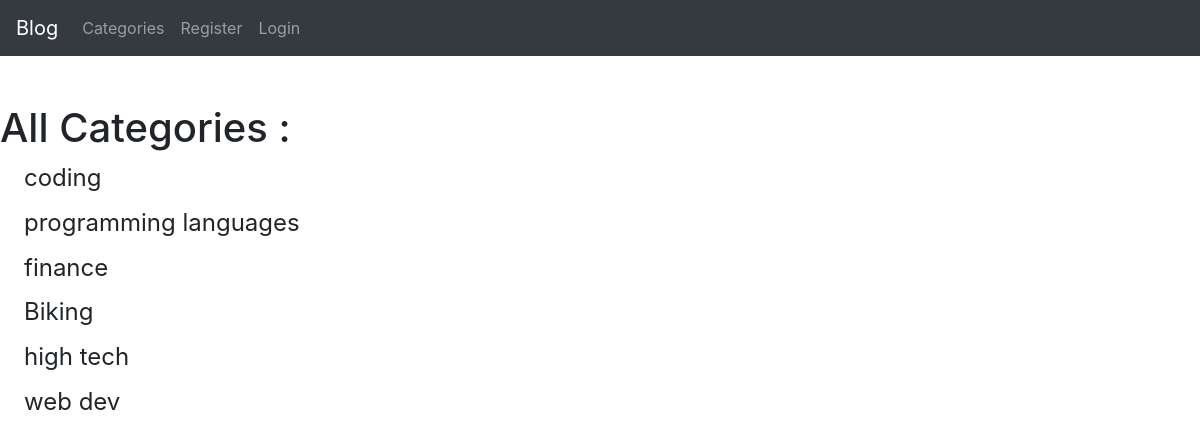
/category_list_view/, run on the app's committed database.
### blog/models.py (models this page shows, shortened)
class Category(models.Model):
    name = models.CharField(max_length=255)
    def __str__(self):
        return self.name

### blog/views.py (the view)
# urls.py: path('category_list_view/',Category_List_View, name='category_list' ),
def Category_List_View(request):
    category_list = Category.objects.all()
    return render (request, 'category_list_view.html',{'category_list':category_list})

### blog/templates/category_list_view.html
{% extends 'base.html' %}
{% block content %}
<br/> <br/>
<h1> All Categories :  </h1>
{% for cat in category_list %}
     <h4>
         <a class="dropdown-item" href="{% url 'category' cat|slugify %} ">{{cat}}</a>
     </h4>
{%endfor%}
{% endblock %}

### data on the page
Category: name "coding"
Category: name "programming languages"
Category: name "finance"
Category: name "Biking"
Category: name "high tech"
Category: name "web dev"
